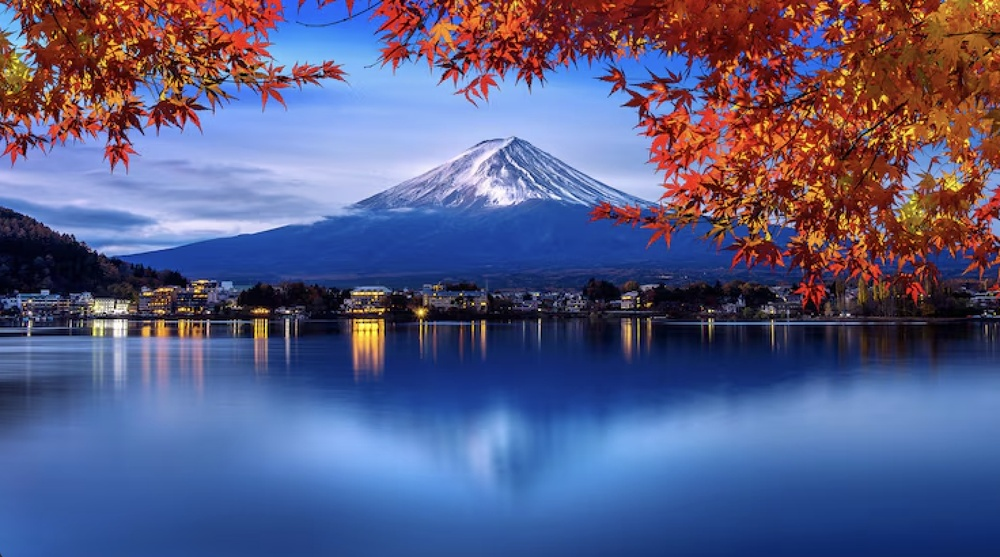
#> input picture toolpaths/python/input_image.jpg, 1000 x 557 px, shrunk from 1472 x 820 before the run
$ python parse_image.py
#> lines starting #> are read from the running program, lines starting #| are printed output that depends on the picture; after the words box and inside, x2 and y2 are one past the last pixel; in counts of white or black regions, pixels touching at a corner belong together
import cv2
import numpy as np
import math
import json

def cartesian_to_polar(x, y):
    """Convert Cartesian coordinates (x, y) to polar (rho, theta)."""
    rho = math.sqrt(x**2 + y**2)
    theta = math.atan2(-y, x) * 180 / math.pi  # Convert to degrees
    return {"rho": rho, "theta": theta}

def extract_edges(image_path):
    """Extract edges from the image using Canny edge detection."""
    # Load the image in grayscale
    img = cv2.imread(image_path, cv2.IMREAD_GRAYSCALE)
    if img is None:
        raise ValueError(f"Image at {image_path} could not be loaded.")

    # Apply Gaussian blur to reduce noise
    blurred = cv2.GaussianBlur(img, (5, 5), 0)

    # Perform Canny edge detection
    edges = cv2.Canny(blurred, 100, 200)

    return edges

def extract_contours(edges):
    """Extract contours from the edge-detected image."""
    # Find contours from the edge-detected image
    contours, _ = cv2.findContours(edges, cv2.RETR_EXTERNAL, cv2.CHAIN_APPROX_SIMPLE)

    # Simplify the contours to a set of points (you can filter by area if needed)
    contour_points = []
    for contour in contours:
        for point in contour:
            contour_points.append(tuple(point[0]))

    return contour_points

def create_toolpath(contour_points):
    """Create a toolpath with lines from the contour points."""
    toolpath = []
    visited_points = set()  # Set to track visited points

    for i in range(1, len(contour_points)):
        start_point = contour_points[i - 1]
        end_point = contour_points[i]

        # If the end point has already been visited, skip to the next unvisited feature
        if end_point in visited_points:
            continue

        # Convert points to polar coordinates
        start_polar = cartesian_to_polar(start_point[0], start_point[1])
        end_polar = cartesian_to_polar(end_point[0], end_point[1])

        # Create a line segment
        toolpath.append({
            "type": "line",
            "start": start_polar,
            "end": end_polar
        })

        # Mark the points as visited
        visited_points.add(start_point)
        visited_points.add(end_point)

    # After finishing a feature, backtrack along the same path to avoid overwriting
    for point in reversed(list(visited_points)):
        if point not in contour_points:  # Ensure we backtrack along the path
            continue
        # Backtrack by appending the same points in reverse order
        toolpath.append({
            "type": "line",
            "start": cartesian_to_polar(point[0], point[1]),
            "end": cartesian_to_polar(point[0], point[1])
        })

    return toolpath

def save_toolpath(toolpath, filepath="toolpath.TP"):
    """Save the toolpath to a JSON file."""
    with open(filepath, 'w') as f:
        json.dump(toolpath, f, indent=4)

def main():
    # Parameters for the image
    image_path = 'input_image.jpg'  # Update this with your image path

    # Extract edges from the image
    edges = extract_edges(image_path)
#> in extract_edges, `img = cv2.imread(image_path, cv2.IMREAD_GRAYSCALE)`:
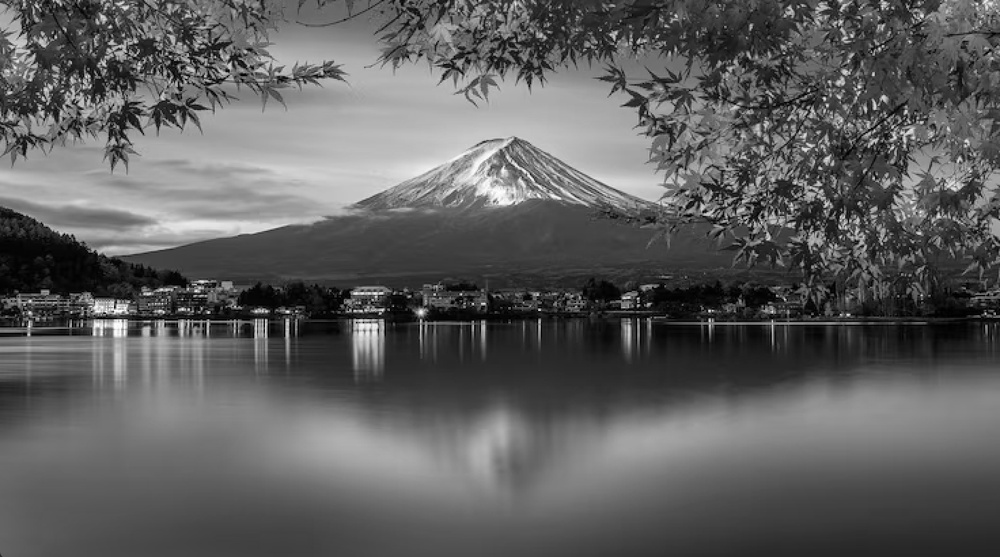
#> img: shape (557, 1000); min 0, max 255, mean 94.8
#> in extract_edges, `edges = cv2.Canny(blurred, 100, 200)`:
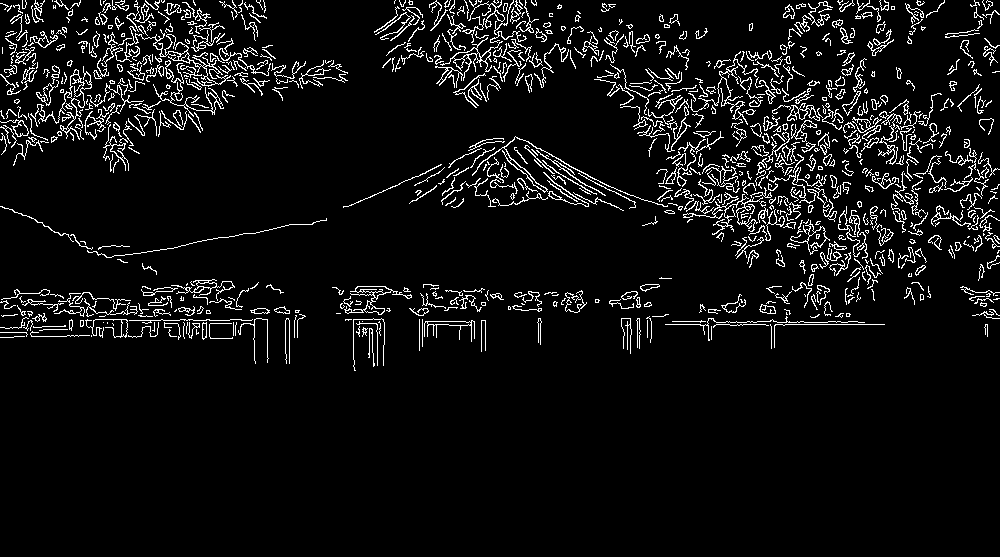
#> edges: shape (557, 1000); 6.4% white in thin lines or dots, all inside (x1, y1, x2, y2) = (0, 0, 1000, 371)

    # Extract contour points from the edges
    contour_points = extract_contours(edges)
#> in extract_contours, `contours, _ = cv2.findContours(edges, cv2.RETR_EXTERNAL, cv2.CHAIN_APP..`: contours = 871 contours, 707 with area under 20; largest, box (x1, y1, x2, y2) and area: (30, 66, 92, 140) 434, (344, 286, 412, 315) 395, (440, 37, 503, 81) 308, (472, 136, 668, 207) 288, (101, 26, 231, 87) 286
#> the loop in extract_contours, `for contour in contours:` made 871 passes
#> contour on passes 2, 10, 18: [[91, 335], [91, 336]], [[711, 326], [711, 339]], [[112, 323], [113, 324], [113, 325], [113, 324]]
#> after the loop in extract_contours, `for contour in contours:`: contour_points = 29313 items
#> contour_points = 29313 items

    # Create the toolpath from the contour points
    toolpath = create_toolpath(contour_points)
#> the loop in create_toolpath, `for i in range(1, len(contour_points)):` made 29312 passes
#> (start_point, end_point, start_polar) on passes 1, 2, 5: ((14, 336), (13, 337), {'rho': 336.3, 'theta': -87.61}), ((13, 337), (0, 337), {'rho': 337.3, 'theta': -87.79}), ((14, 336), (24, 336), {'rho': 336.3, 'theta': -87.61})
#> after the loop in create_toolpath, `for i in range(1, len(contour_points)):`: toolpath = 23326 items; visited_points = 23327 items
#> the loop in create_toolpath, `for point in reversed(list(visited_points)):` made 23327 passes
#> point on passes 1 to 3: (74, 98), (699, 150), (914, 304)
#> after the loop in create_toolpath, `for point in reversed(list(visited_points)):`: toolpath = 46653 items
#> toolpath = 46653 items

    # Save the toolpath to a JSON file
    save_toolpath(toolpath)

if __name__ == "__main__":
    main()
